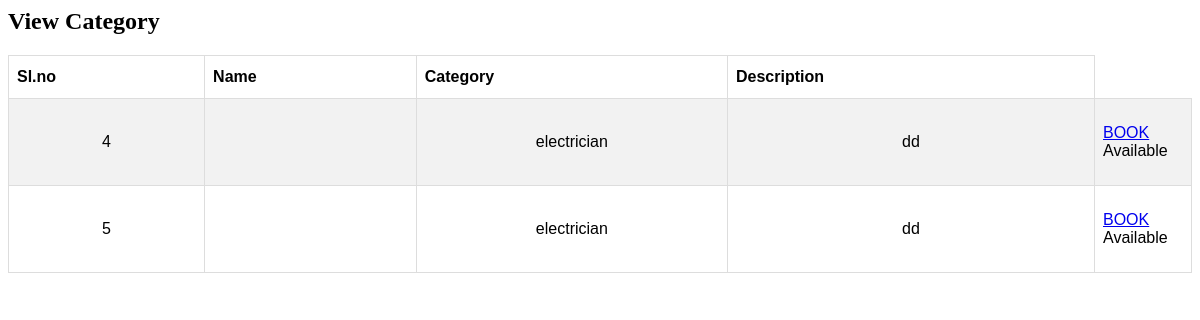
Screenshot of /Viewemployeeuser/2 with the database file from the repository.
### api/models.py (models this page shows, shortened)
class Employee(models.Model):
    user_id=models.CharField(max_length=200, null=False, blank=False)
    lastname=models.CharField(max_length=200, null=True, blank=True)
    category=models.ForeignKey(Category,on_delete=models.CASCADE)
    description=models.TextField(max_length=200, null=True, blank=True)
    address=models.TextField(max_length=200, null=True, blank=True)
    phone=models.CharField(max_length=200, null=True, blank=True)
    state=models.TextField(max_length=200, null=True, blank=True)
    district=models.TextField(max_length=200, null=True, blank=True)
    pincode=models.TextField(max_length=200, null=True, blank=True)
    Adhaar_no=models.IntegerField(null=True, blank=True)
    adhaar_img=models.ImageField(upload_to='adhaarimg',null=True,blank=True)
    password=models.TextField(max_length=200,null=True, blank=True)
    employee_status=models.CharField(max_length=200, null=True, blank=True)

class Category(models.Model):
    name=models.CharField(max_length=200, null=False, blank=False)

### api/views.py (the view)
# urls.py: path('Viewemployeeuser/<int:id>',views.Viewemployeeuser,name='Viewemployeeuser'),
def Viewemployeeuser(request,id):
    cat=Employee.objects.filter(category=id)
    return render(request,"Viewemployeeuser.html",{'cat':cat})

### api/templates/Viewemployeeuser.html (shortened to what this page needs)
<head>
</head>
<h2>View  Category</h2>
<table id="cs">
    <tr>
        <th>Sl.no</th>
        <th>Name</th>
        <th>Category</th>
        <th>Description</th>
    </tr>
    {% for cat in cat %}
<tr>
  <td height="87"><div align="center">{{ cat.id }}</div></td>
  <td><div align="center">{{ cat.name }}</div></td>
  <td><div align="center">{{ cat.category.name }}</div></td>
  <td><div align="center">{{ cat.description }}</div></td>
  <td width="80"><a href="/Sendbookingrequest/{{ cat.id }}">BOOK</a> Available</td>
    {% endfor %}
</table></html>

### api/templates/Viewemployeeuser.html (style rules this page uses)
#cs { font-family: "Trebuchet MS", Arial, Helvetica, sans-serif; border-collapse: collapse; width: 100%; }
#cs td, #cs th { border: 1px solid #ddd; padding: 8px; }
#cs tr:nth-child(even) { background-color: #f2f2f2; }
#cs th { padding-top: 12px; padding-bottom: 12px; text-align: left; }

### rows the page displays
Employee: id "4", category.name "electrician", description "dd"
Employee: id "5", category.name "electrician", description "dd"
